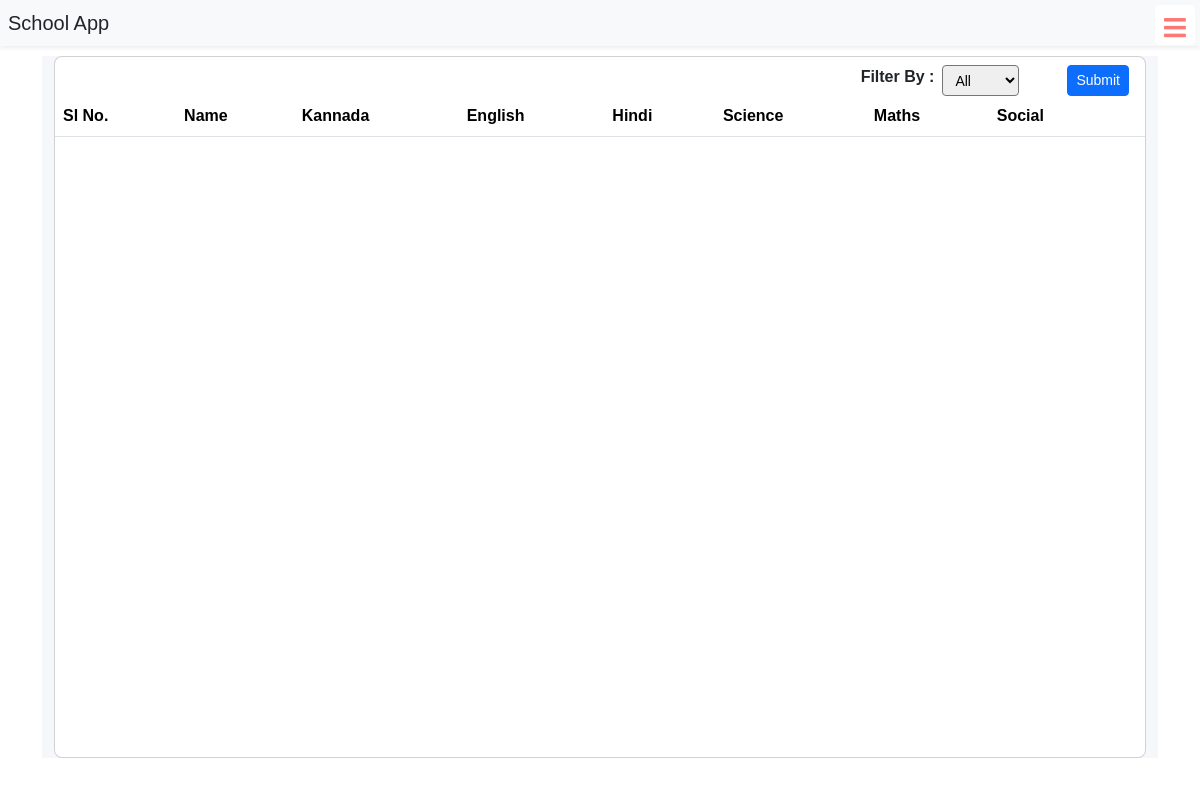
/upload-marks/130 (signed in), run on an earlier commit of the app's database.
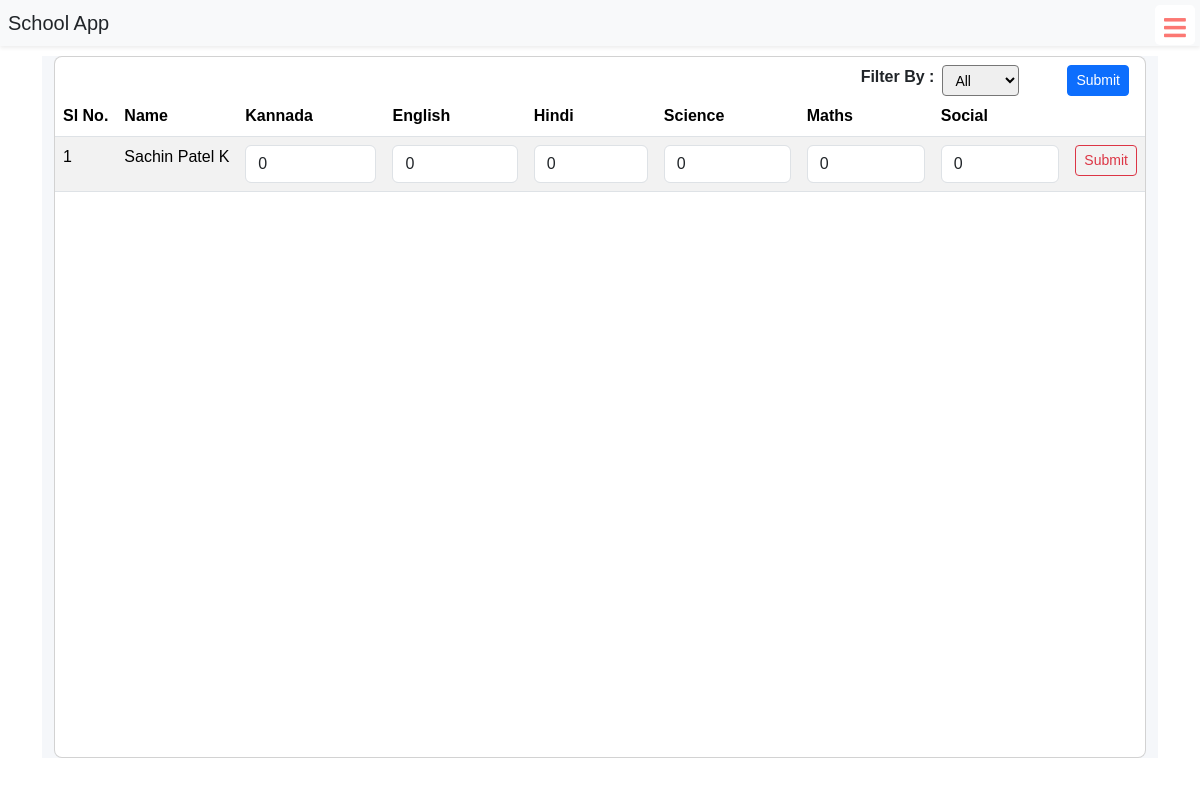
And on a later commit of the database.
### schoolapp/models.py (models this page shows, shortened)
class BasicInfo(models.Model):
    created_at = models.DateTimeField(auto_now_add=True)
    updated_at = models.DateTimeField(auto_now=True)

class TestMarks(BasicInfo):
    test_obj = models.ForeignKey(Test,on_delete=models.CASCADE)
    test_id = models.IntegerField()
    student = models.ForeignKey(StudentDetails,on_delete=models.CASCADE )
    kannada = models.IntegerField(default=0)
    english = models.IntegerField(default=0)
    hindi = models.IntegerField(default=0)
    science = models.IntegerField(default=0)
    maths = models.IntegerField(default=0)
    social = models.IntegerField(default=0)
    total_scored_marks = models.IntegerField(default=0)
    total_marks = models.IntegerField(default=0)
    is_pass = models.BooleanField(default=False)
    grade = models.CharField(max_length=50,default="F")

class StudentDetails(models.Model):
    user_id = models.IntegerField(blank = True, null=True)
    profile_image = models.ImageField(upload_to='media/profile',blank=True,null=True)
    student = models.OneToOneField(User, on_delete=models.CASCADE)
    full_name = models.CharField(max_length=100)
    roll_no = models.CharField(max_length=100)
    stu_class = models.IntegerField()
    date_of_birth = models.DateField( blank=True, null=True)
    gender = models.CharField(max_length=10,blank=True, null=True)
    street = models.CharField(max_length=100, blank=True, null=True )
    city = models.CharField(max_length=50, blank=True, null=True )
    state = models.CharField(max_length=50, blank=True, null=True )
    zip_code = models.CharField(max_length=10, blank=True, null=True )
    phone_number = models.CharField(max_length=15, blank=True, null=True )
    email = models.EmailField(blank=True, null=True )
    father_name = models.CharField(max_length=50, blank=True, null=True )
    father_contact = models.CharField(max_length=15, blank=True, null=True )
    mother_name = models.CharField(max_length=50, blank=True, null=True )
    mother_contact = models.CharField(max_length=15, blank=True, null=True )# Contact Information
    phone_number = models.CharField(max_length=15, blank=True, null=True)
    email = models.EmailField(blank=True, null=True)
    father_name = models.CharField(max_length=50, blank=True, null=True)
    father_contact = models.CharField(max_length=15, blank=True, null=True)
    mother_name = models.CharField(max_length=50, blank=True, null=True)
    mother_contact = models.CharField(max_length=15, blank=True, null=True)
    def __str__(self):
        return str(self.full_name)

### schoolapp/views.py (the view)
# urls.py: path("upload-marks/<int:id>",views.upload_marks,name="upload_marks"),
@login_required(login_url="signin")
def upload_marks(request,id):
    test_marks_list = TestMarks.objects.filter(test_id=id)
    context = {
        'test_marks_list' : test_marks_list
    }
    return render(request,"upload-marks.html",context=context)

### templates/upload-marks.html (shortened to what the changed rows need)
{% extends "base.html" %}
{% load static %}
{% block body %}
<div class="container-fluid container-md" style="margin-top: 2rem;">
    <section class="intro">
        <div class="bg-image h-100" style="background-color: #f5f7fa;">
            <div class="mask d-flex align-items-center h-100">
                <div class="container">
                    <div class="row justify-content-center">
                        <div class="col-12">
                            <div class="card">
                                <div class="card-body p-0">
                                    <div class="table-responsive table-scroll" data-mdb-perfect-scrollbar="true"
                                        style="position: relative; height: 700px">
                                        <table class="table table-striped table-hover mb-0">
                                            <thead>
                                                <tr>
                                                    <th>Sl No.</th>
                                                    <th scope="col">Name</th>
                                                    <th scope="col">Kannada</th>
                                                    <th scope="col">English</th>
                                                    <th scope="col">Hindi</th>
                                                    <th scope="col">Science</th>
                                                    <th scope="col">Maths</th>
                                                    <th scope="col">Social</th>
                                                    <th scope="col"></th>
                                                </tr>
                                            </thead>
                                            <tbody>
                                                {% for test_marks in test_marks_list %}
                                                <tr>
                                                    <td scope="col">{{forloop.counter}}</td>
                                                    <td scope="col">{{test_marks.student}}</td>
                                                    <form action="{% url 'update_marks' test_marks.id  %}" method="post">
                                                        <td><input type="number" max="{{test_marks.test_obj.total_marks}}" class="form-control" scope="col" name="kannada_marks" value="{{test_marks.kannada}}"></td>
                                                        <td><input type="number" max="{{test_marks.test_obj.total_marks}}" class="form-control" scope="col" name="english_marks" value="{{test_marks.english}}"></td>
                                                        <td><input type="number" max="{{test_marks.test_obj.total_marks}}" class="form-control" scope="col" name="hindi_marks" value="{{test_marks.hindi}}"></td>
                                                        <td><input type="number" max="{{test_marks.test_obj.total_marks}}" class="form-control" scope="col" name="science_marks" value="{{test_marks.science}}"></td>
                                                        <td><input type="number" max="{{test_marks.test_obj.total_marks}}" class="form-control" scope="col" name="maths_marks" value="{{test_marks.maths}}"></td>
                                                        <td><input type="number" max="{{test_marks.test_obj.total_marks}}" class="form-control" scope="col" name="social_marks" value="{{test_marks.social}}"></td>
                                                    <td>
                                                        <button type="submit" class="btn btn-outline-danger btn-sm">Submit</button>
                                                    </td>
                                                </form>
                                                </tr>
                                                {% endfor %}
                                            </tbody>
                                        </table>
                                    </div>
                                </div>
                            </div>
                        </div>
                    </div>
                </div>
            </div>
        </div>
    </section>
</div>
{% endblock %}

What changed in the data, as far as the page shows it:
added TestMarks: student "Sachin Patel K", kannada_marks "0", english_marks "0", hindi_marks "0", science_marks "0", maths_marks "0", social_marks "0"
